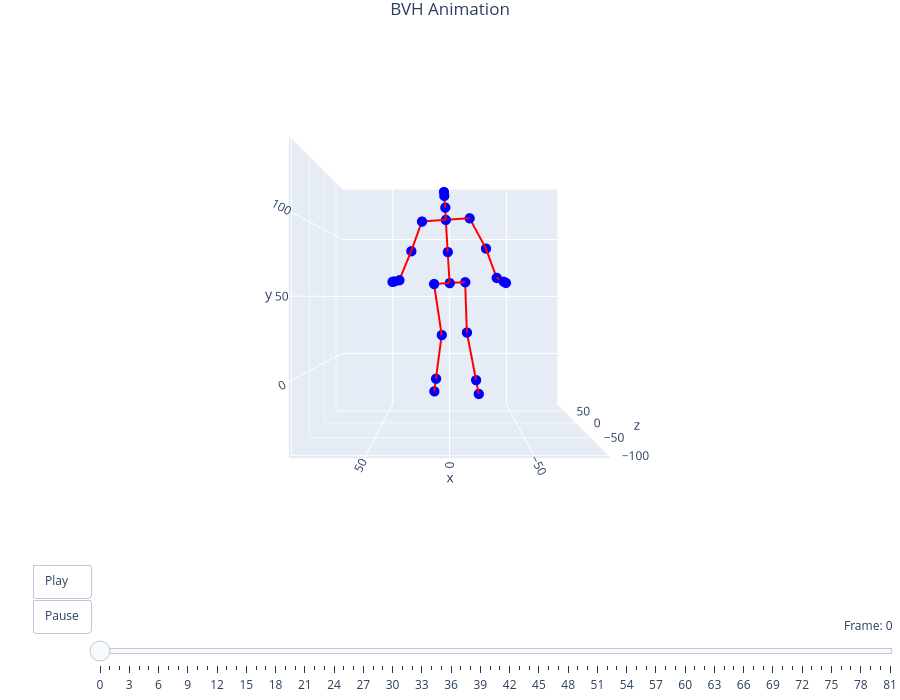

The notebook cell saved with this chart:
### Code cell
filename = "thewave_improved"
viewer = preview_bvh(f'bvh/{filename}.bvh', True, True)

### Figure 1 — Plotly figure (JSON) as saved in the notebook; plotly's stock layout.template omitted (floating-point values rounded to 4 significant figures)
{"data": [{"hoverinfo": "text", "marker": {"color": "blue", "size": 6}, "mode": "markers", "showlegend": false, "text": ["Hips", "Spine", "Chest", "Neck", "Head", "Head_end", "LeftShoulder", "LeftArm", "LeftForeArm", "LeftHand", "LeftHand_end", "RightShoulder", "RightArm", "RightForeArm", "RightHand", "RightHand_end", "LeftUpLeg", "LeftLeg", "LeftFoot", "LeftFoot_end", "RightUpLeg", "RightLeg", "RightFoot", "RightFoot_end"], "type": "scatter3d", "x": [0, 1.386, 2.771, 3.145, 3.792, 3.987, 20.02, 27.87, 35.85, 39.21, 40.22, -14.48, -26.59, -33.93, -38.98, -40.49, 11.7, 5.973, 10.64, 12.04, -11.7, -13.03, -20.47, -22.7], "y": [60, 82.74, 105.4, 113.8, 121.0, 123.4, 104.2, 82.85, 61.53, 60.53, 60.23, 106.6, 85.02, 63.36, 60.56, 59.72, 59.31, 20.85, -14.01, -24.47, 60.69, 22.75, -14.86, -26.15], "z": [0, -8.461, -17.22, -21.12, -28.73, -30.81, -17.49, -15.21, -24.1, -28.63, -29.98, -16.96, -11.95, -19.04, -19.42, -19.54, -0.5993, 3.142, 17.82, 22.23, 0.5993, 2.771, 15.93, 19.88]}, {"hoverinfo": "none", "line": {"color": "red", "width": 4}, "mode": "lines", "showlegend": false, "type": "scatter3d", "x": [1.386, 0, null, 2.771, 1.386, null, 3.145, 2.771, null, 3.792, 3.145, null, 3.987, 3.792, null, 20.02, 2.771, null, 27.87, 20.02, null, 35.85, 27.87, null, 39.21, 35.85, null, 40.22, 39.21, null, -14.48, 2.771, null, -26.59, -14.48, null, -33.93, -26.59, null, -38.98, -33.93, null, -40.49, -38.98, null, 11.7, 0, null, 5.973, 11.7, null, 10.64, 5.973, null, 12.04, 10.64, null, -11.7, 0, null, -13.03, -11.7, null, -20.47, -13.03, null, -22.7, -20.47, null], "y": [82.74, 60, null, 105.4, 82.74, null, 113.8, 105.4, null, 121.0, 113.8, null, 123.4, 121.0, null, 104.2, 105.4, null, 82.85, 104.2, null, 61.53, 82.85, null, 60.53, 61.53, null, 60.23, 60.53, null, 106.6, 105.4, null, 85.02, 106.6, null, 63.36, 85.02, null, 60.56, 63.36, null, 59.72, 60.56, null, 59.31, 60, null, 20.85, 59.31, null, -14.01, 20.85, null, -24.47, -14.01, null, 60.69, 60, null, 22.75, 60.69, null, -14.86, 22.75, null, -26.15, -14.86, null], "z": [-8.461, 0, null, -17.22, -8.461, null, -21.12, -17.22, null, -28.73, -21.12, null, -30.81, -28.73, null, -17.49, -17.22, null, -15.21, -17.49, null, -24.1, -15.21, null, -28.63, -24.1, null, -29.98, -28.63, null, -16.96, -17.22, null, -11.95, -16.96, null, -19.04, -11.95, null, -19.42, -19.04, null, -19.54, -19.42, null, -0.5993, 0, null, 3.142, -0.5993, null, 17.82, 3.142, null, 22.23, 17.82, null, 0.5993, 0, null, 2.771, 0.5993, null, 15.93, 2.771, null, 19.88, 15.93, null]}], "layout": {"height": 700, "margin": {"b": 0, "l": 0, "r": 0, "t": 30}, "scene": {"aspectmode": "cube", "camera": {"center": {"x": 0, "y": 0, "z": 0}, "eye": {"x": 0, "y": 0, "z": -2.5}, "up": {"x": 0, "y": 1, "z": 0}}, "xaxis": {"range": [-94.73, 94.12]}, "yaxis": {"range": [-44.93, 143.9]}, "zaxis": {"range": [-106.1, 82.74]}}, "sliders": [{"active": 0, "currentvalue": {"prefix": "Frame: ", "visible": true, "xanchor": "right"}, "len": 0.9, "pad": {"b": 10, "t": 50}, "steps": [{"args": [["frame_0"], {"frame": {"duration": 0, "redraw": true}, "mode": "immediate"}], "label": "0", "method": "animate"}, {"args": [["frame_1"], {"frame": {"duration": 0, "redraw": true}, "mode": "immediate"}], "label": "1", "method": "animate"}, {"args": [["frame_2"], {"frame": {"duration": 0, "redraw": true}, "mode": "immediate"}], "label": "2", "method": "animate"}, {"args": [["frame_3"], {"frame": {"duration": 0, "redraw": true}, "mode": "immediate"}], "label": "3", "method": "animate"}, {"args": [["frame_4"], {"frame": {"duration": 0, "redraw": true}, "mode": "immediate"}], "label": "4", "method": "animate"}, {"args": [["frame_5"], {"frame": {"duration": 0, "redraw": true}, "mode": "immediate"}], "label": "5", "method": "animate"}, {"args": [["frame_6"], {"frame": {"duration": 0, "redraw": true}, "mode": "immediate"}], "label": "6", "method": "animate"}, {"args": [["frame_7"], {"frame": {"duration": 0, "redraw": true}, "mode": "immediate"}], "label": "7", "method": "animate"}, {"args": [["frame_8"], {"frame": {"duration": 0, "redraw": true}, "mode": "immediate"}], "label": "8", "method": "animate"}, {"args": [["frame_9"], {"frame": {"duration": 0, "redraw": true}, "mode": "immediate"}], "label": "9", "method": "animate"}, {"args": [["frame_10"], {"frame": {"duration": 0, "redraw": true}, "mode": "immediate"}], "label": "10", "method": "animate"}, {"args": [["frame_11"], {"frame": {"duration": 0, "redraw": true}, "mode": "immediate"}], "label": "11", "method": "animate"}, {"args": [["frame_12"], {"frame": {"duration": 0, "redraw": true}, "mode": "immediate"}], "label": "12", "method": "animate"}, {"args": [["frame_13"], {"frame": {"duration": 0, "redraw": true}, "mode": "immediate"}], "label": "13", "method": "animate"}, {"args": [["frame_14"], {"frame": {"duration": 0, "redraw": true}, "mode": "immediate"}], "label": "14", "method": "animate"}, {"args": [["frame_15"], {"frame": {"duration": 0, "redraw": true}, "mode": "immediate"}], "label": "15", "method": "animate"}, {"args": [["frame_16"], {"frame": {"duration": 0, "redraw": true}, "mode": "immediate"}], "label": "16", "method": "animate"}, {"args": [["frame_17"], {"frame": {"duration": 0, "redraw": true}, "mode": "immediate"}], "label": "17", "method": "animate"}, {"args": [["frame_18"], {"frame": {"duration": 0, "redraw": true}, "mode": "immediate"}], "label": "18", "method": "animate"}, {"args": [["frame_19"], {"frame": {"duration": 0, "redraw": true}, "mode": "immediate"}], "label": "19", "method": "animate"}, {"args": [["frame_20"], {"frame": {"duration": 0, "redraw": true}, "mode": "immediate"}], "label": "20", "method": "animate"}, {"args": [["frame_21"], {"frame": {"duration": 0, "redraw": true}, "mode": "immediate"}], "label": "21", "method": "animate"}, {"args": [["frame_22"], {"frame": {"duration": 0, "redraw": true}, "mode": "immediate"}], "label": "22", "method": "animate"}, {"args": [["frame_23"], {"frame": {"duration": 0, "redraw": true}, "mode": "immediate"}], "label": "23", "method": "animate"}, {"args": [["frame_24"], {"frame": {"duration": 0, "redraw": true}, "mode": "immediate"}], "label": "24", "method": "animate"}, {"args": [["frame_25"], {"frame": {"duration": 0, "redraw": true}, "mode": "immediate"}], "label": "25", "method": "animate"}, {"args": [["frame_26"], {"frame": {"duration": 0, "redraw": true}, "mode": "immediate"}], "label": "26", "method": "animate"}, {"args": [["frame_27"], {"frame": {"duration": 0, "redraw": true}, "mode": "immediate"}], "label": "27", "method": "animate"}, {"args": [["frame_28"], {"frame": {"duration": 0, "redraw": true}, "mode": "immediate"}], "label": "28", "method": "animate"}, {"args": [["frame_29"], {"frame": {"duration": 0, "redraw": true}, "mode": "immediate"}], "label": "29", "method": "animate"}, {"args": [["frame_30"], {"frame": {"duration": 0, "redraw": true}, "mode": "immediate"}], "label": "30", "method": "animate"}, {"args": [["frame_31"], {"frame": {"duration": 0, "redraw": true}, "mode": "immediate"}], "label": "31", "method": "animate"}, {"args": [["frame_32"], {"frame": {"duration": 0, "redraw": true}, "mode": "immediate"}], "label": "32", "method": "animate"}, {"args": [["frame_33"], {"frame": {"duration": 0, "redraw": true}, "mode": "immediate"}], "label": "33", "method": "animate"}, {"args": [["frame_34"], {"frame": {"duration": 0, "redraw": true}, "mode": "immediate"}], "label": "34", "method": "animate"}, {"args": [["frame_35"], {"frame": {"duration": 0, "redraw": true}, "mode": "immediate"}], "label": "35", "method": "animate"}, {"args": [["frame_36"], {"frame": {"duration": 0, "redraw": true}, "mode": "immediate"}], "label": "36", "method": "animate"}, {"args": [["frame_37"], {"frame": {"duration": 0, "redraw": true}, "mode": "immediate"}], "label": "37", "method": "animate"}, {"args": [["frame_38"], {"frame": {"duration": 0, "redraw": true}, "mode": "immediate"}], "label": "38", "method": "animate"}, {"args": [["frame_39"], {"frame": {"duration": 0, "redraw": true}, "mode": "immediate"}], "label": "39", "method": "animate"}, {"args": [["frame_40"], {"frame": {"duration": 0, "redraw": true}, "mode": "immediate"}], "label": "40", "method": "animate"}, {"args": [["frame_41"], {"frame": {"duration": 0, "redraw": true}, "mode": "immediate"}], "label": "41", "method": "animate"}, {"args": [["frame_42"], {"frame": {"duration": 0, "redraw": true}, "mode": "immediate"}], "label": "42", "method": "animate"}, {"args": [["frame_43"], {"frame": {"duration": 0, "redraw": true}, "mode": "immediate"}], "label": "43", "method": "animate"}, {"args": [["frame_44"], {"frame": {"duration": 0, "redraw": true}, "mode": "immediate"}], "label": "44", "method": "animate"}, {"args": [["frame_45"], {"frame": {"duration": 0, "redraw": true}, "mode": "immediate"}], "label": "45", "method": "animate"}, {"args": [["frame_46"], {"frame": {"duration": 0, "redraw": true}, "mode": "immediate"}], "label": "46", "method": "animate"}, {"args": [["frame_47"], {"frame": {"duration": 0, "redraw": true}, "mode": "immediate"}], "label": "47", "method": "animate"}, {"args": [["frame_48"], {"frame": {"duration": 0, "redraw": true}, "mode": "immediate"}], "label": "48", "method": "animate"}, {"args": [["frame_49"], {"frame": {"duration": 0, "redraw": true}, "mode": "immediate"}], "label": "49", "method": "animate"}, {"args": [["frame_50"], {"frame": {"duration": 0, "redraw": true}, "mode": "immediate"}], "label": "50", "method": "animate"}, {"args": [["frame_51"], {"frame": {"duration": 0, "redraw": true}, "mode": "immediate"}], "label": "51", "method": "animate"}, {"args": [["frame_52"], {"frame": {"duration": 0, "redraw": true}, "mode": "immediate"}], "label": "52", "method": "animate"}, {"args": [["frame_53"], {"frame": {"duration": 0, "redraw": true}, "mode": "immediate"}], "label": "53", "method": "animate"}, {"args": [["frame_54"], {"frame": {"duration": 0, "redraw": true}, "mode": "immediate"}], "label": "54", "method": "animate"}, {"args": [["frame_55"], {"frame": {"duration": 0, "redraw": true}, "mode": "immediate"}], "label": "55", "method": "animate"}, {"args": [["frame_56"], {"frame": {"duration": 0, "redraw": true}, "mode": "immediate"}], "label": "56", "method": "animate"}, {"args": [["frame_57"], {"frame": {"duration": 0, "redraw": true}, "mode": "immediate"}], "label": "57", "method": "animate"}, {"args": [["frame_58"], {"frame": {"duration": 0, "redraw": true}, "mode": "immediate"}], "label": "58", "method": "animate"}, {"args": [["frame_59"], {"frame": {"duration": 0, "redraw": true}, "mode": "immediate"}], "label": "59", "method": "animate"}, {"args": [["frame_60"], {"frame": {"duration": 0, "redraw": true}, "mode": "immediate"}], "label": "60", "method": "animate"}, {"args": [["frame_61"], {"frame": {"duration": 0, "redraw": true}, "mode": "immediate"}], "label": "61", "method": "animate"}, {"args": [["frame_62"], {"frame": {"duration": 0, "redraw": true}, "mode": "immediate"}], "label": "62", "method": "animate"}, {"args": [["frame_63"], {"frame": {"duration": 0, "redraw": true}, "mode": "immediate"}], "label": "63", "method": "animate"}, {"args": [["frame_64"], {"frame": {"duration": 0, "redraw": true}, "mode": "immediate"}], "label": "64", "method": "animate"}, {"args": [["frame_65"], {"frame": {"duration": 0, "redraw": true}, "mode": "immediate"}], "label": "65", "method": "animate"}, {"args": [["frame_66"], {"frame": {"duration": 0, "redraw": true}, "mode": "immediate"}], "label": "66", "method": "animate"}, {"args": [["frame_67"], {"frame": {"duration": 0, "redraw": true}, "mode": "immediate"}], "label": "67", "method": "animate"}, {"args": [["frame_68"], {"frame": {"duration": 0, "redraw": true}, "mode": "immediate"}], "label": "68", "method": "animate"}, {"args": [["frame_69"], {"frame": {"duration": 0, "redraw": true}, "mode": "immediate"}], "label": "69", "method": "animate"}, {"args": [["frame_70"], {"frame": {"duration": 0, "redraw": true}, "mode": "immediate"}], "label": "70", "method": "animate"}, {"args": [["frame_71"], {"frame": {"duration": 0, "redraw": true}, "mode": "immediate"}], "label": "71", "method": "animate"}, {"args": [["frame_72"], {"frame": {"duration": 0, "redraw": true}, "mode": "immediate"}], "label": "72", "method": "animate"}, {"args": [["frame_73"], {"frame": {"duration": 0, "redraw": true}, "mode": "immediate"}], "label": "73", "method": "animate"}, {"args": [["frame_74"], {"frame": {"duration": 0, "redraw": true}, "mode": "immediate"}], "label": "74", "method": "animate"}, {"args": [["frame_75"], {"frame": {"duration": 0, "redraw": true}, "mode": "immediate"}], "label": "75", "method": "animate"}, {"args": [["frame_76"], {"frame": {"duration": 0, "redraw": true}, "mode": "immediate"}], "label": "76", "method": "animate"}, {"args": [["frame_77"], {"frame": {"duration": 0, "redraw": true}, "mode": "immediate"}], "label": "77", "method": "animate"}, {"args": [["frame_78"], {"frame": {"duration": 0, "redraw": true}, "mode": "immediate"}], "label": "78", "method": "animate"}, {"args": [["frame_79"], {"frame": {"duration": 0, "redraw": true}, "mode": "immediate"}], "label": "79", "method": "animate"}, {"args": [["frame_80"], {"frame": {"duration": 0, "redraw": true}, "mode": "immediate"}], "label": "80", "method": "animate"}, {"args": [["frame_81"], {"frame": {"duration": 0, "redraw": true}, "mode": "immediate"}], "label": "81", "method": "animate"}], "x": 0.1, "xanchor": "left", "y": 0, "yanchor": "top"}], "title": {"text": "BVH Animation", "x": 0.5, "xanchor": "center"}, "updatemenus": [{"buttons": [{"args": [null, {"frame": {"duration": 83, "redraw": true}, "fromcurrent": true, "mode": "immediate"}], "label": "Play", "method": "animate"}, {"args": [[null], {"frame": {"duration": 0, "redraw": false}, "mode": "immediate"}], "label": "Pause", "method": "animate"}], "showactive": false, "type": "buttons", "x": 0.1, "xanchor": "right", "y": 0, "yanchor": "top"}]}}
